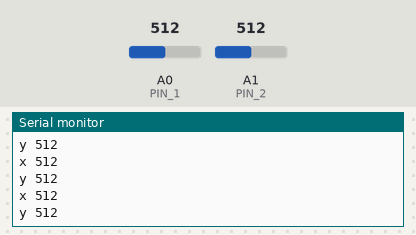
The sketch below on a simulated Arduino Uno, built with avr-gcc and run on an emulated ATmega328P. On the bench: the last lines printed to the serial monitor. The test bench sets the inputs (shaded band); at power-on: A0 (PIN_1) = 512, A1 (PIN_2) = 512.

Above: at 5.7 s.
5.8 s: A0 (PIN_1) set to 983
At 6.3 s:
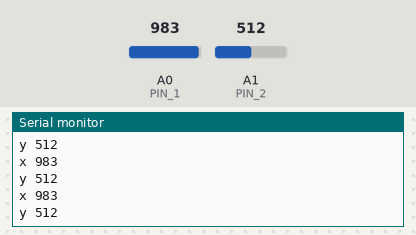
7.3 s: A0 (PIN_1) set to 1007
At 8.2 s:
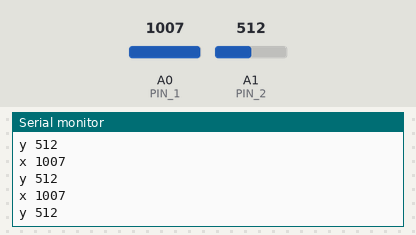
Timing chart, 0 to 10.3 s (numbered marks = the images above; inputs shaded):
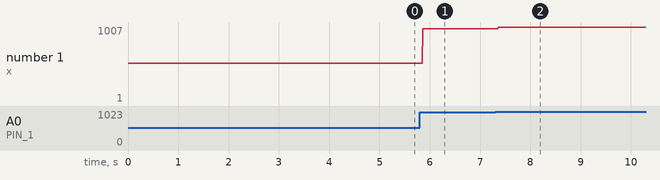

Measured:
- after the input at 5.8 s, the serial monitor: prints a new line after 0.07 s (image 1)
- after the input at 7.3 s, the serial monitor: prints a new line after 0.06 s (image 2)
- plotted number 1: 512 → 983 after the input at 5.8 s, 983 → 1 after the input at 7.3 s

The sketch:

two_knob.ino
```cpp
#define PIN_1 A0
#define PIN_2 A1

void setup() {
  // put your setup code here, to run once:
  Serial.begin(9600);
  pinMode(PIN_1, INPUT);
  pinMode(PIN_2, INPUT);
}

void loop() {
  // put your main code here, to run repeatedly:

  Serial.print("x ");
  Serial.print( analogRead(PIN_1) );
  Serial.print("\n");

  Serial.print("y ");
  Serial.print( analogRead(PIN_2) );
  Serial.print("\n");
  delay(10);

}
```
